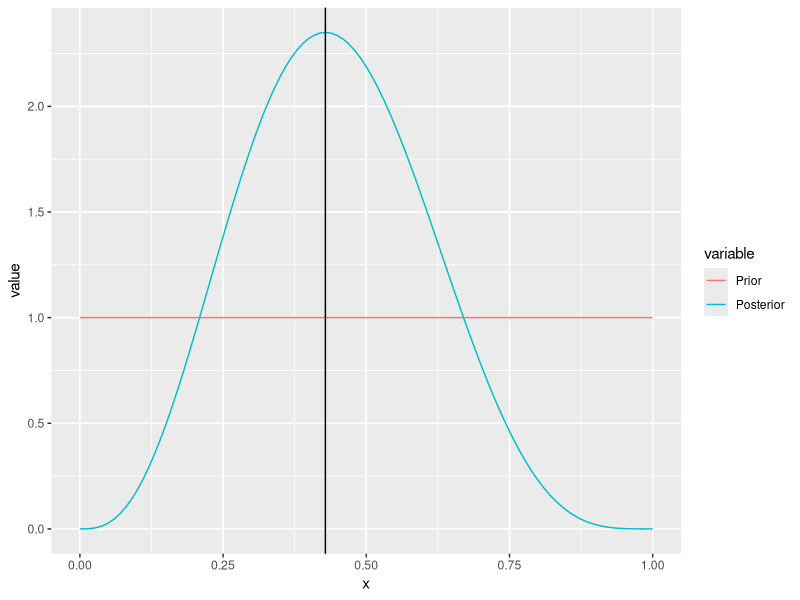
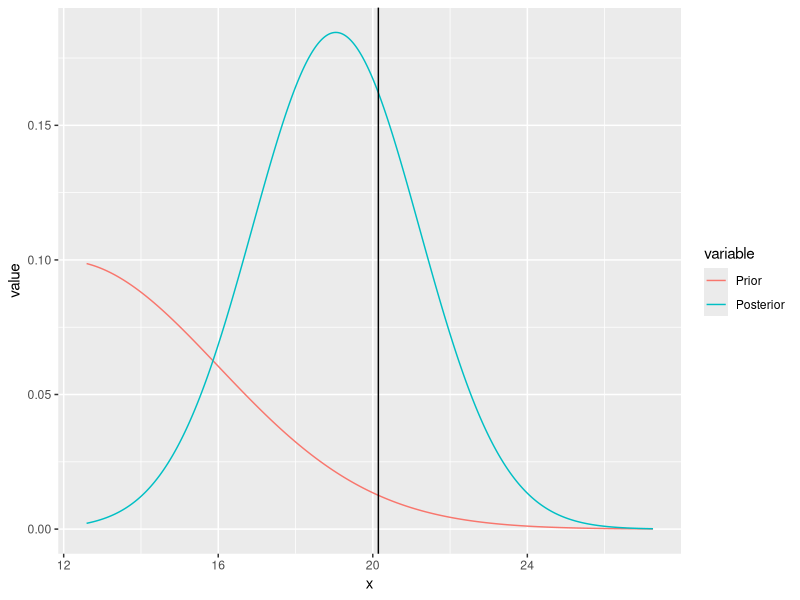

Here is the R script that generated these plots, in order:
#Inference for Binomial with Beta Prior
BBB<-function(n,p,alpha,beta)
{
  require(ggplot2)
  require(reshape2)
  xx<-rbinom(1,n,p)
  p_hat<-xx/n
  print("Observed Proportion, Posterior Mean")
  p_hat_Post<-(alpha+xx)/(n+alpha+beta)
  print(c(p_hat,p_hat_Post))
  x  <- seq(0, 1, 0.01)
  Prior <- dbeta(x,alpha,beta)
  Posterior <- dbeta(x,alpha+xx,n+beta-xx)

  df <- data.frame(x, Prior, Posterior)
  
  # melt the data to a long format
  df2 <- reshape2::melt(data = df, id.vars = "x")
  
  # plot, using the aesthetics argument 'colour'
  ggplot(data = df2, aes(x = x, y = value, colour = variable)) + geom_line() + geom_vline(xintercept=p_hat)

 
}

n<-7
p<-0.4
alpha<-1
beta<-1

BBB(n,p,alpha,beta)

#Inference for Normal with Normal Prior
BNN<-function(n,mu,sigma,theta,tau)
{
  require(ggplot2)
  require(reshape2)
  xx<-rnorm(n,mu,sigma)
  xbar<-mean(xx)
  theta_post<-(theta*sigma^2+n*xbar*tau^2)/(sigma^2+n*tau^2)
  tau_post<-(sigma^2*tau^2)/(sigma^2+n*tau^2)
  print("Observed Mean, Posterior Mean")
  xbar_Post<-theta_post
  print(c(xbar,xbar_Post))
  a<-min(xx)-1
  b<-max(xx)+1
  x  <- seq(a, b, 0.01)
  Prior <- dnorm(x,theta,tau)
  Posterior <- dnorm(x,theta_post,tau_post)

  df <- data.frame(x, Prior, Posterior)
  
  # melt the data to a long format
  df2 <- reshape2::melt(data = df, id.vars = "x")
  
  # plot, using the aesthetics argument 'colour'
  ggplot(data = df2, aes(x = x, y = value, colour = variable)) + geom_line() + geom_vline(xintercept=xbar)
  
  
}

BNN(10,20,5,12,4)
